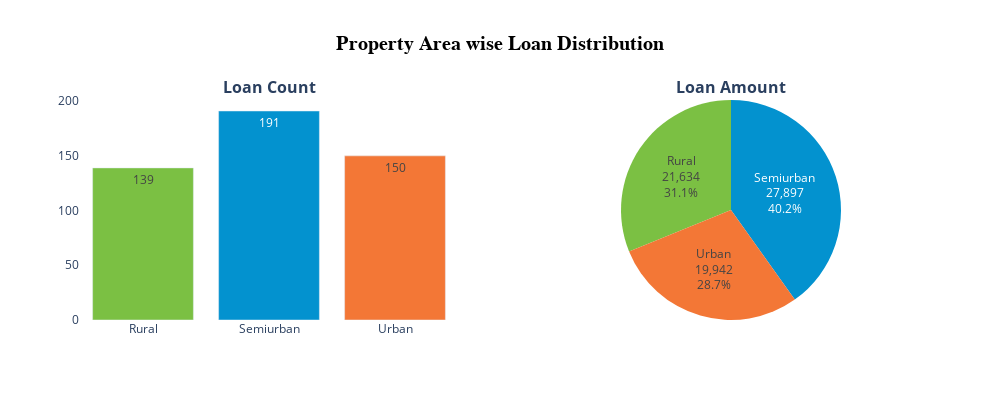

The cell this chart's notebook holds for it:
### Code cell
pa_loan_df = loan_data[['Property_Area', 'LoanAmount']].groupby(['Property_Area']).agg({'Property_Area':'count', 'LoanAmount':'sum'})
pa_loan_df.columns = [ 'Loan_Count', 'Loan_Amount']
pa_loan_df.reset_index(inplace=True)

fig = make_subplots(rows=1,cols=2,specs=[[{'type':'xy'},{'type':'Domain'}]],
                    vertical_spacing = 0.25, horizontal_spacing=.1,
                    subplot_titles=['<b>Loan Count</b>', '<b>Loan Amount</b>'])



fig.add_trace(go.Bar(x=pa_loan_df['Property_Area'],y=pa_loan_df['Loan_Count'], text=pa_loan_df['Loan_Count'], 
                     marker_color=tricolor ),row=1,col=1)
fig.add_trace(go.Pie(labels=pa_loan_df['Property_Area'], values=pa_loan_df['Loan_Amount'],name='Loan_Amount', 
                     textinfo='percent+label+value', marker_colors=tricolor),row=1,col=2)

fig.update_layout(height=400,width=1000, 
                  title_text="<b>Property Area wise Loan Distribution</b>",
                  title_xanchor="center",
                  title_x=0.5,
                  title_font_family="Times New Roman",title_font_color="black",
                  title_font_size=20,
                  showlegend=False,
                  legend_bgcolor='#ffffff',
                  paper_bgcolor='#ffffff',
                  plot_bgcolor = '#ffffff')
fig.show()

### Figure 1 — Plotly figure (JSON) as saved in the notebook; plotly's stock layout.template omitted (floating-point values rounded to 4 significant figures)
{"data": [{"marker": {"color": ["#7bc043", "#0392cf", "#f37736"]}, "text": [139, 191, 150], "type": "bar", "x": ["Rural", "Semiurban", "Urban"], "xaxis": "x", "y": [139, 191, 150], "yaxis": "y"}, {"domain": {"x": [0.55, 1], "y": [0, 1]}, "labels": ["Rural", "Semiurban", "Urban"], "marker": {"colors": ["#7bc043", "#0392cf", "#f37736"]}, "name": "Loan_Amount", "textinfo": "percent+label+value", "type": "pie", "values": [21634, 27897, 19942]}], "layout": {"annotations": [{"font": {"size": 16}, "showarrow": false, "text": "<b>Loan Count</b>", "x": 0.225, "xanchor": "center", "xref": "paper", "y": 1, "yanchor": "bottom", "yref": "paper"}, {"font": {"size": 16}, "showarrow": false, "text": "<b>Loan Amount</b>", "x": 0.775, "xanchor": "center", "xref": "paper", "y": 1, "yanchor": "bottom", "yref": "paper"}], "height": 400, "legend": {"bgcolor": "#ffffff"}, "paper_bgcolor": "#ffffff", "plot_bgcolor": "#ffffff", "showlegend": false, "title": {"font": {"color": "black", "family": "Times New Roman", "size": 20}, "text": "<b>Property Area wise Loan Distribution</b>", "x": 0.5, "xanchor": "center"}, "width": 1000, "xaxis": {"anchor": "y", "autorange": true, "domain": [0, 0.45], "range": [-0.5, 2.5], "type": "category"}, "yaxis": {"anchor": "x", "autorange": true, "domain": [0, 1], "range": [0, 201.1], "type": "linear"}}}
